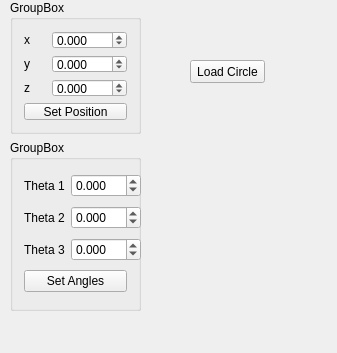
<?xml version="1.0" encoding="UTF-8"?>
<ui version="4.0">
 <class>MainWindow</class>
 <widget class="QMainWindow" name="MainWindow">
  <property name="geometry">
   <rect>
    <x>0</x>
    <y>0</y>
    <width>337</width>
    <height>353</height>
   </rect>
  </property>
  <property name="windowTitle">
   <string>MainWindow</string>
  </property>
  <widget class="QWidget" name="centralWidget">
   <widget class="QPushButton" name="btLoadCircle">
    <property name="geometry">
     <rect>
      <x>190</x>
      <y>60</y>
      <width>75</width>
      <height>23</height>
     </rect>
    </property>
    <property name="text">
     <string>Load Circle</string>
    </property>
   </widget>
   <widget class="QGroupBox" name="groupBox">
    <property name="geometry">
     <rect>
      <x>10</x>
      <y>140</y>
      <width>131</width>
      <height>171</height>
     </rect>
    </property>
    <property name="title">
     <string>GroupBox</string>
    </property>
    <layout class="QGridLayout" name="gridLayout">
     <item row="0" column="0">
      <widget class="QLabel" name="label_4">
       <property name="text">
        <string>Theta 1</string>
       </property>
      </widget>
     </item>
     <item row="0" column="1">
      <widget class="QDoubleSpinBox" name="doubleBoxTheta1">
       <property name="minimumSize">
        <size>
         <width>70</width>
         <height>0</height>
        </size>
       </property>
       <property name="decimals">
        <number>3</number>
       </property>
       <property name="minimum">
        <double>-360.000000000000000</double>
       </property>
       <property name="maximum">
        <double>360.000000000000000</double>
       </property>
      </widget>
     </item>
     <item row="1" column="0">
      <widget class="QLabel" name="label_5">
       <property name="text">
        <string>Theta 2</string>
       </property>
      </widget>
     </item>
     <item row="1" column="1">
      <widget class="QDoubleSpinBox" name="doubleBoxTheta2">
       <property name="minimumSize">
        <size>
         <width>70</width>
         <height>0</height>
        </size>
       </property>
       <property name="decimals">
        <number>3</number>
       </property>
       <property name="minimum">
        <double>-360.000000000000000</double>
       </property>
       <property name="maximum">
        <double>360.000000000000000</double>
       </property>
      </widget>
     </item>
     <item row="2" column="0">
      <widget class="QLabel" name="label_6">
       <property name="text">
        <string>Theta 3</string>
       </property>
      </widget>
     </item>
     <item row="2" column="1">
      <widget class="QDoubleSpinBox" name="doubleBoxTheta3">
       <property name="minimumSize">
        <size>
         <width>70</width>
         <height>0</height>
        </size>
       </property>
       <property name="decimals">
        <number>3</number>
       </property>
       <property name="minimum">
        <double>-360.000000000000000</double>
       </property>
       <property name="maximum">
        <double>360.000000000000000</double>
       </property>
      </widget>
     </item>
     <item row="3" column="0" colspan="2">
      <widget class="QPushButton" name="btSetAngles">
       <property name="text">
        <string>Set Angles</string>
       </property>
      </widget>
     </item>
    </layout>
   </widget>
   <widget class="QGroupBox" name="groupBox_2">
    <property name="geometry">
     <rect>
      <x>10</x>
      <y>0</y>
      <width>131</width>
      <height>134</height>
     </rect>
    </property>
    <property name="title">
     <string>GroupBox</string>
    </property>
    <layout class="QGridLayout" name="gridLayout_2">
     <item row="0" column="0">
      <widget class="QLabel" name="label">
       <property name="text">
        <string>x</string>
       </property>
      </widget>
     </item>
     <item row="0" column="1">
      <widget class="QDoubleSpinBox" name="doubleBoxX">
       <property name="minimumSize">
        <size>
         <width>70</width>
         <height>0</height>
        </size>
       </property>
       <property name="decimals">
        <number>3</number>
       </property>
       <property name="minimum">
        <double>-300.000000000000000</double>
       </property>
       <property name="maximum">
        <double>300.000000000000000</double>
       </property>
      </widget>
     </item>
     <item row="1" column="0">
      <widget class="QLabel" name="label_2">
       <property name="text">
        <string>y</string>
       </property>
      </widget>
     </item>
     <item row="1" column="1">
      <widget class="QDoubleSpinBox" name="doubleBoxY">
       <property name="minimumSize">
        <size>
         <width>70</width>
         <height>0</height>
        </size>
       </property>
       <property name="decimals">
        <number>3</number>
       </property>
       <property name="minimum">
        <double>-300.000000000000000</double>
       </property>
       <property name="maximum">
        <double>300.000000000000000</double>
       </property>
      </widget>
     </item>
     <item row="2" column="0">
      <widget class="QLabel" name="label_3">
       <property name="text">
        <string>z</string>
       </property>
      </widget>
     </item>
     <item row="2" column="1">
      <widget class="QDoubleSpinBox" name="doubleBoxZ">
       <property name="minimumSize">
        <size>
         <width>70</width>
         <height>0</height>
        </size>
       </property>
       <property name="decimals">
        <number>3</number>
       </property>
       <property name="minimum">
        <double>-300.000000000000000</double>
       </property>
       <property name="maximum">
        <double>300.000000000000000</double>
       </property>
      </widget>
     </item>
     <item row="3" column="0" colspan="2">
      <widget class="QPushButton" name="btSetPosition">
       <property name="text">
        <string>Set Position</string>
       </property>
      </widget>
     </item>
    </layout>
   </widget>
  </widget>
 </widget>
 <layoutdefault spacing="6" margin="11"/>
 <tabstops>
  <tabstop>doubleBoxX</tabstop>
  <tabstop>doubleBoxY</tabstop>
  <tabstop>doubleBoxZ</tabstop>
  <tabstop>doubleBoxTheta1</tabstop>
  <tabstop>doubleBoxTheta2</tabstop>
  <tabstop>doubleBoxTheta3</tabstop>
  <tabstop>btSetPosition</tabstop>
  <tabstop>btLoadCircle</tabstop>
 </tabstops>
 <resources/>
 <connections/>
</ui>
